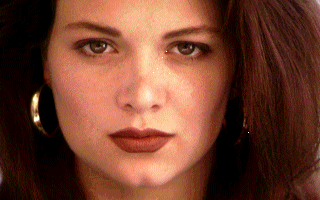
//> input picture CS 455 Visual/Proj02/input.tif, 320 x 200 px
$ ./Proj02-3 ../input.tif ../House_width_times4.bmp   (built with g++ and OpenCV 4)
//> lines starting //> are read from the running program, lines starting //| are printed output that depends on the picture
#include <opencv2/core/core.hpp>
#include <opencv2/highgui/highgui.hpp>
#include "opencv2/imgproc/imgproc.hpp"
#include <vector>
#include <unordered_set>
#include <iostream>


int main(int argc, char **argv) {
  using namespace std;
  using namespace cv;

  if(argc != 3) {
    cout << "USAGE: skeleton <input file path>" << endl;
    return -1;
  }
  //Load two copies of the image. One to leave as the original, and one to be modified.
  //Done for display purposes only
  //Use CV_LOAD_IMAGE_GRAYSCALE for greyscale images
  //Color CV_LOAD_IMAGE_COLOR
  Mat original_image = imread(argv[1], CV_LOAD_IMAGE_GRAYSCALE);
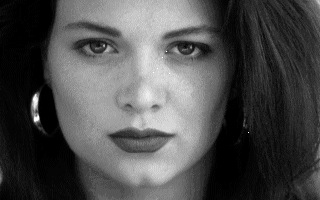
//> original_image: 200 rows x 320 cols, CV_8UC1; min 0, max 255, mean 77.3
  Mat original_image2 = imread(argv[2], CV_LOAD_IMAGE_GRAYSCALE);
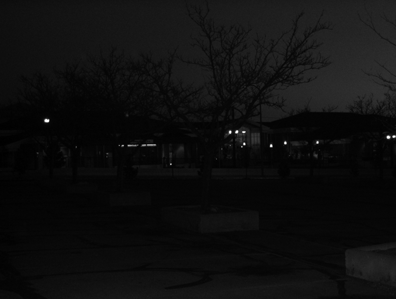
//> input picture CS 455 Visual/Proj02/House_width_times4.bmp, 396 x 299 px
//> original_image2 is the input picture: 299 rows x 396 cols, CV_8UC1; min 0, max 255, mean 14.8
  Mat modified_image = imread(argv[1], CV_LOAD_IMAGE_GRAYSCALE);
  Mat modified_image2 = imread(argv[2], CV_LOAD_IMAGE_GRAYSCALE);

  //Create a pointer so that we can quickly toggle between which image is being displayed
  Mat *image = &original_image;
  Mat *image2 = &original_image2;

  //Check that the images loaded
  if(!original_image.data || !modified_image.data) {
    cout << "ERROR: Could not load image data." << endl;
    return -1;
  }


auto clamp = [](int value, int m, int M){ return value > M ? M : value < m ? m : value; };

vector<int> img;
for(int y = 0; y < original_image.rows; y++){
  for(int x = 0; x < original_image.cols; x++){
    img.push_back(original_image.data[y*original_image.cols + x]);
  }
}
//> (the rest of the program and of its run is left out)
